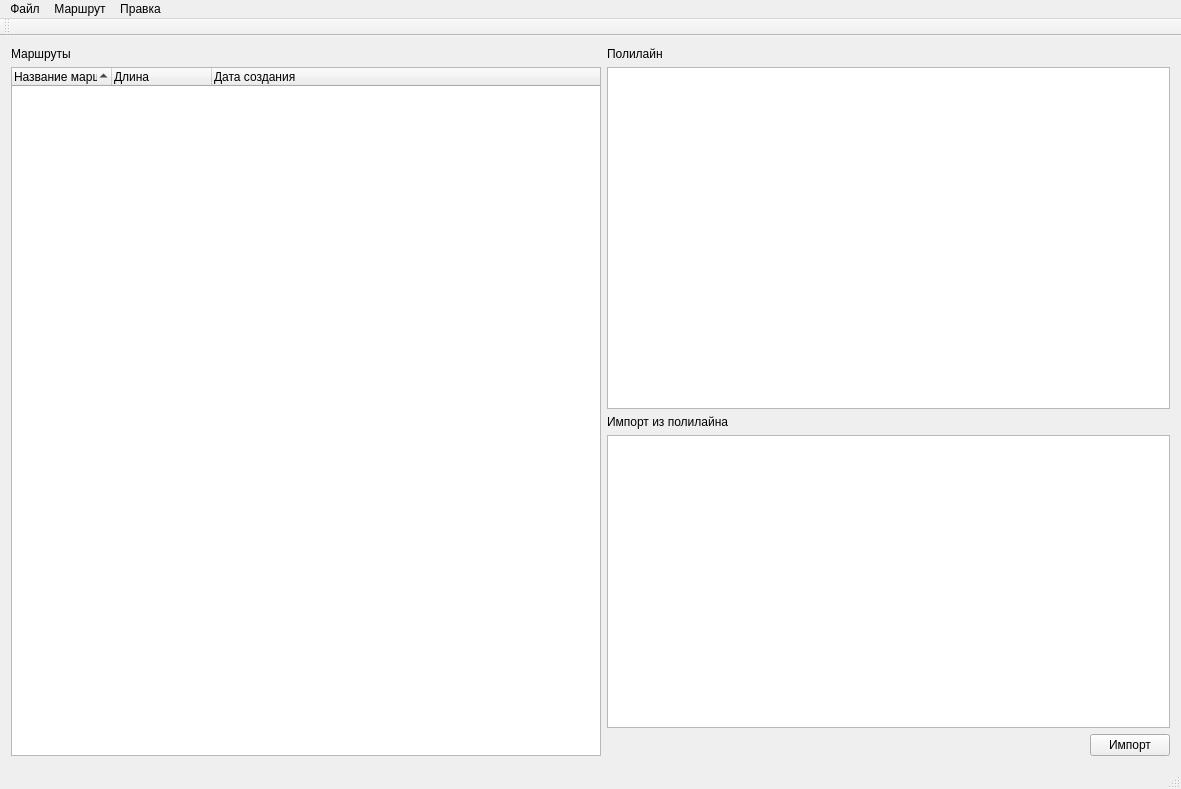
<?xml version="1.0" encoding="UTF-8"?>
<ui version="4.0">
 <class>MainWindow</class>
 <widget class="QMainWindow" name="MainWindow">
  <property name="geometry">
   <rect>
    <x>0</x>
    <y>0</y>
    <width>1181</width>
    <height>789</height>
   </rect>
  </property>
  <property name="windowTitle">
   <string>MainWindow</string>
  </property>
  <widget class="QWidget" name="centralwidget">
   <layout class="QGridLayout" name="gridLayout">
    <item row="0" column="0">
     <layout class="QVBoxLayout" name="verticalLayout">
      <item>
       <widget class="QLabel" name="label">
        <property name="text">
         <string>Маршруты</string>
        </property>
       </widget>
      </item>
      <item>
       <widget class="QTreeWidget" name="routes">
        <property name="minimumSize">
         <size>
          <width>590</width>
          <height>300</height>
         </size>
        </property>
        <property name="contextMenuPolicy">
         <enum>Qt::DefaultContextMenu</enum>
        </property>
        <property name="acceptDrops">
         <bool>true</bool>
        </property>
        <property name="editTriggers">
         <set>QAbstractItemView::DoubleClicked</set>
        </property>
        <property name="dragEnabled">
         <bool>true</bool>
        </property>
        <property name="dragDropMode">
         <enum>QAbstractItemView::DragDrop</enum>
        </property>
        <property name="selectionMode">
         <enum>QAbstractItemView::ExtendedSelection</enum>
        </property>
        <property name="sortingEnabled">
         <bool>true</bool>
        </property>
        <property name="topLevelItemCount" stdset="0">
         <number>0</number>
        </property>
        <attribute name="headerDefaultSectionSize">
         <number>100</number>
        </attribute>
        <column>
         <property name="text">
          <string>Название маршрута</string>
         </property>
        </column>
        <column>
         <property name="text">
          <string>Длина</string>
         </property>
        </column>
        <column>
         <property name="text">
          <string>Дата создания</string>
         </property>
        </column>
       </widget>
      </item>
     </layout>
    </item>
    <item row="0" column="1">
     <layout class="QVBoxLayout" name="verticalLayout_4">
      <item>
       <layout class="QVBoxLayout" name="verticalLayout_2">
        <item>
         <widget class="QLabel" name="label_2">
          <property name="text">
           <string>Полилайн</string>
          </property>
         </widget>
        </item>
        <item>
         <widget class="QTextEdit" name="polyline">
          <property name="autoFormatting">
           <set>QTextEdit::AutoNone</set>
          </property>
          <property name="readOnly">
           <bool>true</bool>
          </property>
         </widget>
        </item>
        <item>
         <layout class="QVBoxLayout" name="verticalLayout_3">
          <item>
           <widget class="QLabel" name="label_3">
            <property name="text">
             <string>Импорт из полилайна</string>
            </property>
           </widget>
          </item>
          <item>
           <widget class="QPlainTextEdit" name="import_2"/>
          </item>
          <item>
           <layout class="QHBoxLayout" name="horizontalLayout_2">
            <item>
             <spacer name="horizontalSpacer">
              <property name="orientation">
               <enum>Qt::Horizontal</enum>
              </property>
              <property name="sizeHint" stdset="0">
               <size>
                <width>40</width>
                <height>20</height>
               </size>
              </property>
             </spacer>
            </item>
            <item>
             <widget class="QPushButton" name="pushButton">
              <property name="text">
               <string>Импорт</string>
              </property>
             </widget>
            </item>
           </layout>
          </item>
         </layout>
        </item>
       </layout>
      </item>
     </layout>
    </item>
   </layout>
  </widget>
  <widget class="QMenuBar" name="menubar">
   <property name="geometry">
    <rect>
     <x>0</x>
     <y>0</y>
     <width>1181</width>
     <height>26</height>
    </rect>
   </property>
   <widget class="QMenu" name="filemenu">
    <property name="title">
     <string>Файл</string>
    </property>
    <addaction name="open"/>
   </widget>
   <widget class="QMenu" name="routemenu">
    <property name="title">
     <string>Маршрут</string>
    </property>
    <addaction name="insertroute"/>
    <addaction name="deleteroute"/>
   </widget>
   <widget class="QMenu" name="menu">
    <property name="title">
     <string>Правка</string>
    </property>
    <addaction name="undo"/>
    <addaction name="redo"/>
   </widget>
   <addaction name="filemenu"/>
   <addaction name="routemenu"/>
   <addaction name="menu"/>
  </widget>
  <widget class="QToolBar" name="mainToolBar">
   <attribute name="toolBarArea">
    <enum>TopToolBarArea</enum>
   </attribute>
   <attribute name="toolBarBreak">
    <bool>false</bool>
   </attribute>
  </widget>
  <widget class="QStatusBar" name="statusBar"/>
  <action name="open">
   <property name="text">
    <string>Открыть</string>
   </property>
   <property name="shortcut">
    <string>Ctrl+O</string>
   </property>
  </action>
  <action name="insertroute">
   <property name="text">
    <string>Вставить</string>
   </property>
   <property name="shortcut">
    <string>Ctrl+I</string>
   </property>
  </action>
  <action name="deleteroute">
   <property name="text">
    <string>Удалить</string>
   </property>
   <property name="toolTip">
    <string>Удалить</string>
   </property>
   <property name="shortcut">
    <string>Ctrl+D</string>
   </property>
  </action>
  <action name="undo">
   <property name="text">
    <string>Отменить</string>
   </property>
   <property name="shortcut">
    <string>Ctrl+Z</string>
   </property>
  </action>
  <action name="redo">
   <property name="text">
    <string>Повторить</string>
   </property>
   <property name="shortcut">
    <string>Ctrl+X</string>
   </property>
  </action>
 </widget>
 <layoutdefault spacing="6" margin="11"/>
 <resources/>
 <connections/>
</ui>
